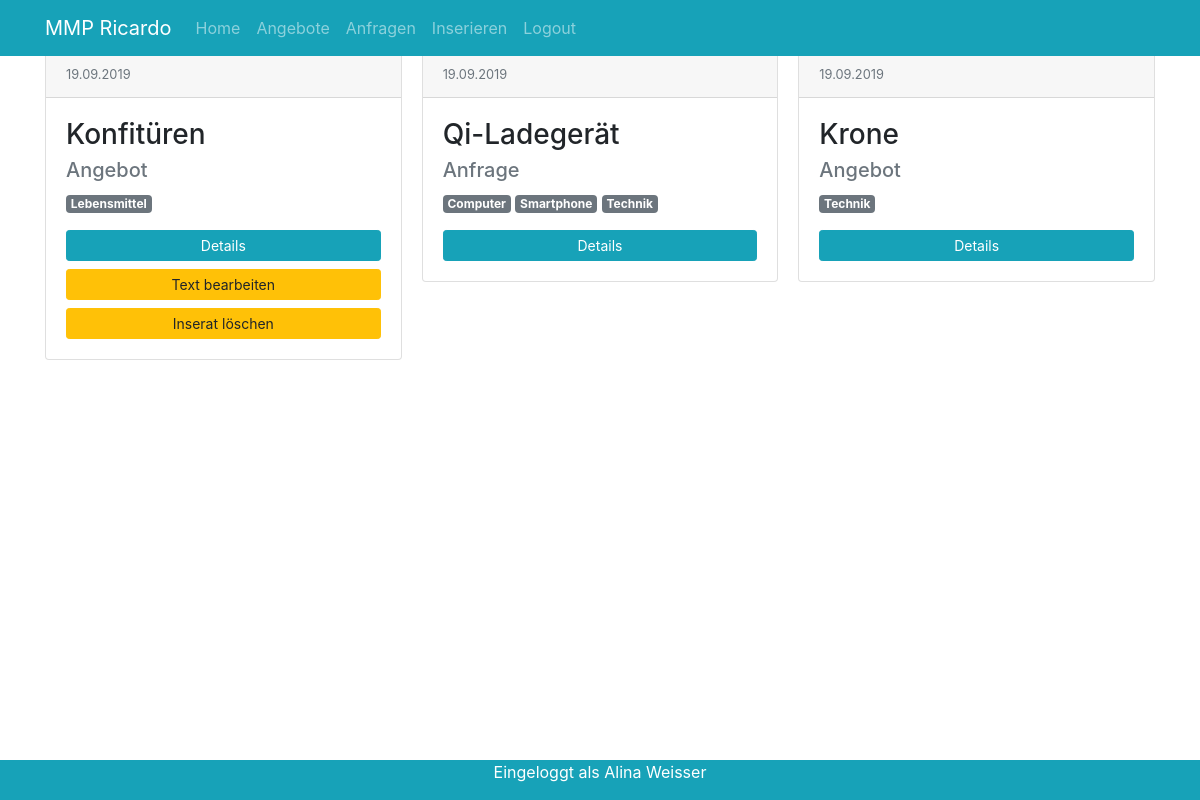
The app's page /web_final/index.php (signed in) with its own data.
### tables this page shows
CREATE TABLE `items` (
  `id` int(11) UNSIGNED NOT NULL,
  `user_id` int(11) UNSIGNED NOT NULL,
  `title` varchar(255) NOT NULL,
  `description` text NOT NULL,
  `price` decimal(10,2) NOT NULL,
  `insert_time` timestamp NOT NULL DEFAULT CURRENT_TIMESTAMP ON UPDATE CURRENT_TIMESTAMP,
  `type` int(1) NOT NULL COMMENT '1 für Angebot; 2 für Anfrage',
  `img` varchar(255) DEFAULT NULL
);

CREATE TABLE `users` (
  `id` int(11) UNSIGNED NOT NULL,
  `email` varchar(100) NOT NULL,
  `password` varchar(50) NOT NULL,
  `firstname` varchar(50) NOT NULL,
  `lastname` varchar(50) NOT NULL,
  `regtime` timestamp NOT NULL DEFAULT CURRENT_TIMESTAMP ON UPDATE CURRENT_TIMESTAMP,
  `role` varchar(25) NOT NULL,
  `img` varchar(255) DEFAULT NULL
);

### web_final/system/data.php (called while the page is built, shortened)
<?php
function get_db_connection(){
  global $db_host, $db_name, $db_user, $db_pass, $db_charset;
  $dsn = "mysql:host=$db_host;dbname=$db_name;charset=$db_charset";
  $options = [
      PDO::ATTR_ERRMODE            => PDO::ERRMODE_EXCEPTION,
      PDO::ATTR_DEFAULT_FETCH_MODE => PDO::FETCH_ASSOC,
      PDO::ATTR_EMULATE_PREPARES   => false
  ];
  try {
       $db = new PDO($dsn, $db_user, $db_pass, $options);
  } catch (\PDOException $e) {
       throw new \PDOException($e->getMessage(), (int)$e->getCode());
  }
  return $db;
}
function get_user_by_id($id){
  $db = get_db_connection();
  $sql = "SELECT * FROM users WHERE id = $id;";
  $result = $db->query($sql);
  return $result->fetch();
}
function get_all_items(){
  $db = get_db_connection();
  $sql = "SELECT * FROM items";
  $result = $db->query($sql);
  return $result->fetchAll();
}
function get_categories_by_id($id){
  $db = get_db_connection();
  $sql = "SELECT category_id FROM item_has_category WHERE item_id = $id;";
  $result = $db->query($sql);
  return $result->fetchAll(PDO::FETCH_COLUMN);
}

### web_final/system/config.php (called while the page is built, shortened)
<?php
$base_url = "";
?>

### web_final/templates/session_handler.php (called while the page is built, shortened)
<?php
if(isset($_SESSION['userid'])){
  $user = get_user_by_id($_SESSION['userid']);
  $user_id = $user['id'];
}else{
  $logged_in = false;
  $log_in_out_text = "Anmelden";
}
?>

### web_final/index.php (the view, shortened to what this page needs)
<?php
require_once('system/config.php');
require_once('system/data.php');
require_once('templates/session_handler.php');
if(empty($_GET['type'])){
  $item_list = get_all_items();
}else{
  $item_list = get_items_by_type($_GET['type']);
}
?>
<!DOCTYPE html>
<html>
<head>
<?php
  require_once('templates/page_head.php');
?>
</head>
<body class="py-5">
<?php require_once('templates/menu.php');  ?>
  <div class="container">
    <section class="inserate">
      <div class="card-columns">
<?php
foreach ($item_list as $item) {
  if($item['type'] == 1){
    $type = "Angebot";
  }else{
    $type = "Anfrage";
  }
  $date = new DateTime($item['insert_time']);
  $categories = get_categories_by_id($item['id']);
?>
        <article class="card">
          <div class="card-header text-muted">
            <small><?php echo $date->format('d.m.Y');  ?></small>
          </div>
          <div class="card-body">
            <h3 class="card-title"><?php echo $item['title']; ?></h3>
            <h5 class="card-subtitle mb-2 text-muted"><?php echo $type;  ?></h5>
            <p class="card-text">
<?php   foreach ($categories as $category) { ?>
                <span class="badge badge-secondary"> <?php echo $category;  ?></span>
<?php   } ?>
            </p>
            <a href="<?php echo $base_url;  ?>subsite/details.php?item=<?php echo $item['id'];  ?>" class="btn btn-sm btn-info btn-block">Details</a>
<?php
  if(isset($user_id) && $user_id == $item['user_id']) {
?>
            <a href="<?php echo $base_url ?>subsite/edit.php?id=<?php echo $item['id']; ?>"  <button type="button" class="btn btn-sm btn-warning btn-block">Text bearbeiten</button></a>
            <a href="<?php echo $base_url ?>subsite/delete.php?item=<?php echo $item['id']; ?>"  <button type="button" class="btn btn-sm btn-warning btn-block">Inserat löschen</button></a>
<?php   }?>
          </div>
        </article>
<?php } ?>
      </div>
    </section>
  </div>
<?php include_once('templates/footer.php') ?>
</body>
</html>

### web_final/templates/footer.php
<?php if(isset($user_id)){  ?>
  <footer class="fixed-bottom bg-info text-white text-center">
      <p>Eingeloggt als <?php echo  $user['firstname'] . " " . $user['lastname']; ?></p>
  </footer>
<?php } ?>

### records on screen
items: insert_time "19.09.2019", title "Konfitüren", type "Angebot", category "Lebensmittel"
items: insert_time "19.09.2019", title "Qi-Ladegerät", type "Anfrage", category "Computer", category "Smartphone", category "Technik"
items: insert_time "19.09.2019", title "Krone", type "Angebot", category "Technik"
users: firstname "Alina", lastname "Weisser"

### other values on screen
$log_in_out_text "Logout"
